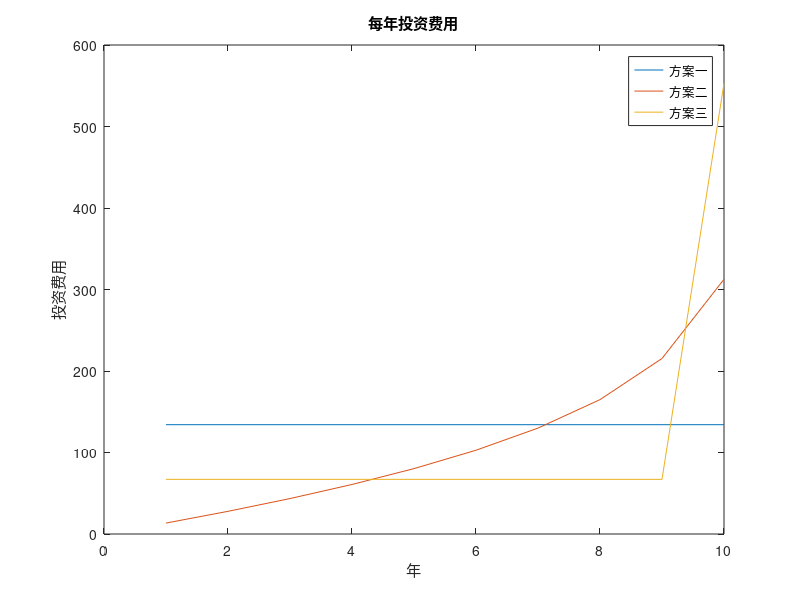
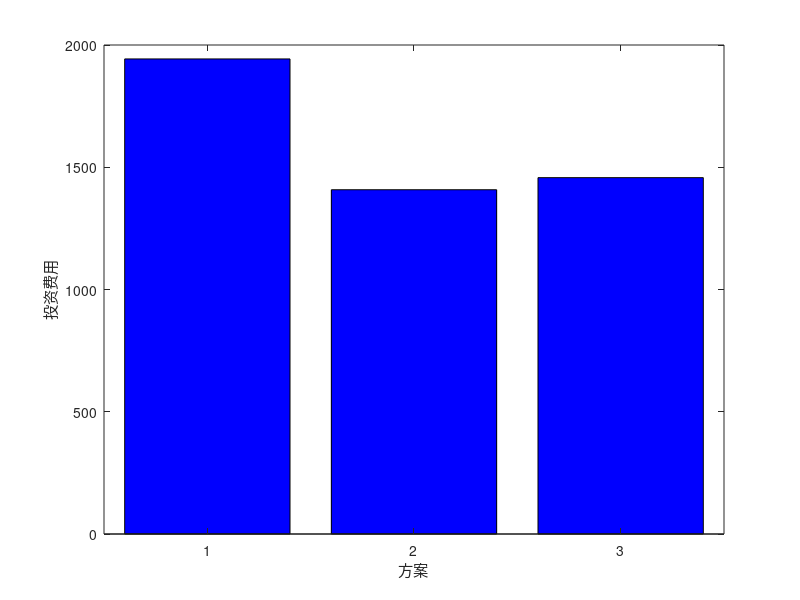

Write MATLAB code to recreate these figures, in order.
function []=problem1() 
clc;clear
T =10;
r = 0.08;
investcost = 90;                          %90 * 10^6美元
%% 第一种方法
A1 = zeros(1,10);
F1 = myf(r,T,10*investcost);       %第10年的等年值
A1(1,:) = investym(r,T,F1);                %年金T取10
plot(A1);

hold on
%% 第二种方法
F2 = 0;
f = zeros(1,T);
a = zeros(1,T);
mats = zeros(T,T);

for i = T:-1:1
    f(T-i+1) = myf(r,i,investcost);
    a(T-i+1) = investym(r,i,f(T-i+1));
    F2 =F2 + f(T-i+1);
end

for i =1:T
    mats(i,:) = a(i);
end
for i =1 :T
    for j = 1:T 
        if i>j
            mats(i,j) =0;
        end
    end
end
A2 = sum(mats);
plot(A2)

%% 第三种方法
first_invest = myf(r,T,5*investcost);
last_invest = myf(r,1,5*investcost);
a_f = investym(r,T,first_invest);
a_l = investym(r,1,last_invest);
A3 = zeros(2,10);
A3(1,:) = a_f;
A3(2,10) = a_l; 
A3 = sum(A3);
F3 =first_invest + last_invest;
plot(A3);
legend('方案一','方案二','方案三')
title('每年投资费用')
xlabel('年')
ylabel('投资费用')
hold off
F = [F1 F2 F3];
figure
bar(F,'b')
xlabel('方案')
ylabel('投资费用')
end

function f = myf(r,t,p)
f = p*(1+r)^t;
end

function a = investym(r,t,f)
a = f*r/((1+r)^t - 1);
end
